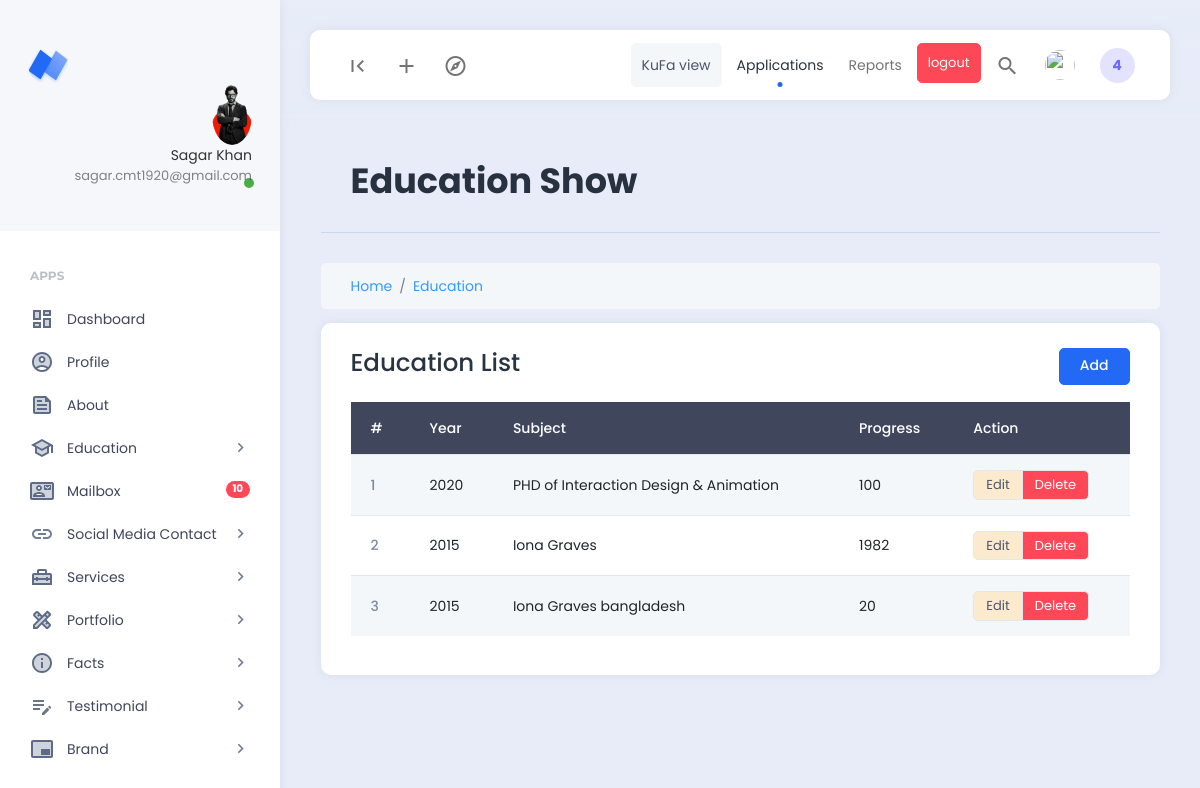
/dashboard/education_show.php (signed in), run on an earlier commit of the app's database.
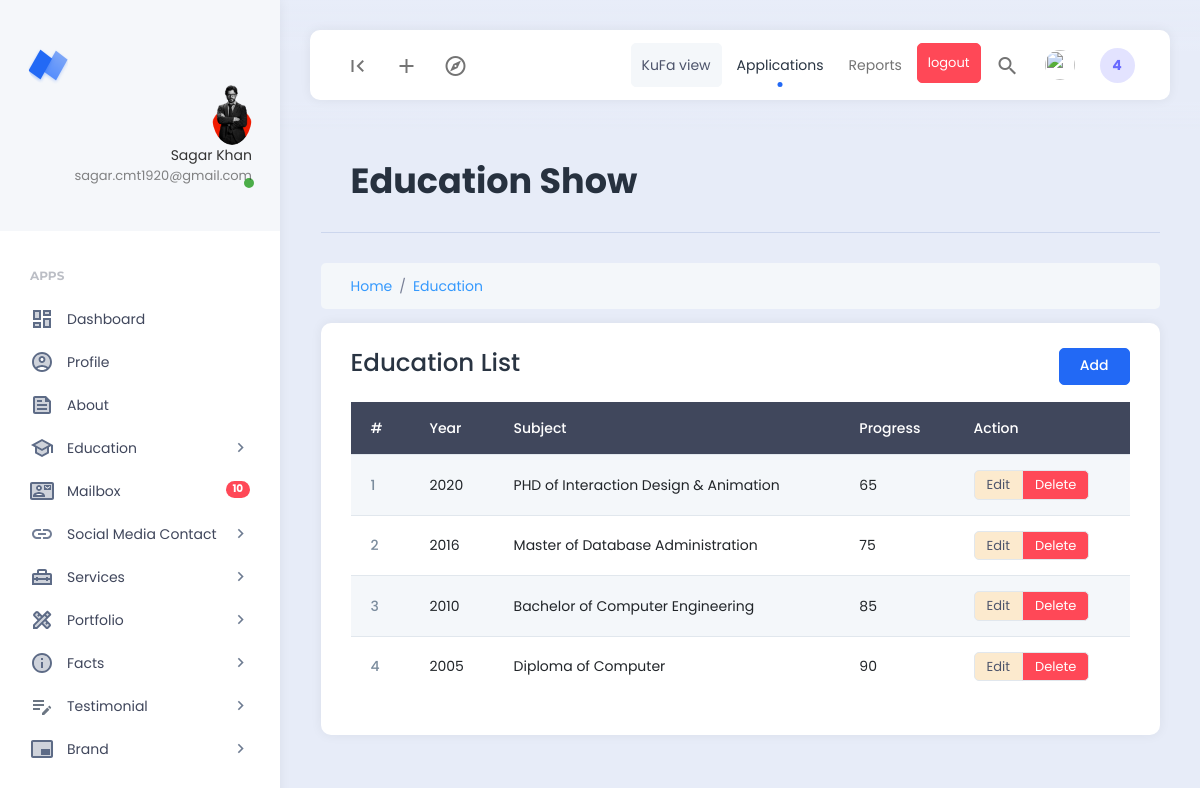
And on a later commit of the database.
### tables this page shows
CREATE TABLE `educations` (
  `id` int NOT NULL,
  `year` varchar(4) NOT NULL,
  `subject` varchar(200) NOT NULL,
  `progress` int NOT NULL
);

### dashboard/education_show.php (the view, shortened to what this page needs)
<?php
    include('./extends/header.php');
    include('../config/db.php');
    $select_education = "SELECT * FROM  educations";
    $educations = mysqli_query($db_connect,$select_education);
    $single_port = mysqli_fetch_assoc($educations);
    $serial = 0;
?>
<div class="row">
    <div class="col">
        <div class="page-description">
            <h1>Education Show</h1>
        </div>
    </div>
    <div class="col-12">
        <nav aria-label="breadcrumb">
            <ol class="breadcrumb breadcrumb-container">
                <li class="breadcrumb-item"><a href="#">Home</a></li>
                <li class="breadcrumb-item"><a href="#">Education</a></li>
            </ol>
        </nav>
    </div>
    <div class="col-12">
        <div class="card">
            <div class="card-header d-flex justify-content-between">
                <h3>Education List</h3>
                <a href="education_add.php" class="btn btn-primary">Add</a>
            </div>
            <div class="card-body" style="overflow-y: scroll;">
                <table class="table table-striped">
                    <thead class="table-dark">
                        <tr>
                            <th scope="col">#</th>
                            <th scope="col">Year</th>
                            <th scope="col">Subject</th>
                            <th scope="col">Progress</th>
                            <th scope="col">Action</th>
                        </tr>
                    </thead>
                    <tbody>
                        <?php if($single_port) :?>
                        <?php foreach($educations as $education) :?>
                        <tr>
                            <th scope="row" class="align-middle"><?= ++$serial ?></th>
                            <td class="align-middle"><?= $education['year'] ?></td>
                            <td class="align-middle"><?= $education['subject'] ?></td>
                            <td class="align-middle"><?= $education['progress'] ?></td>
                            <td class="align-middle">
                                <div class="btn-group">
                                    <a href="education_edit.php?edit_id=<?= $education['id'] ?>"
                                        class="btn btn-secondary btn-sm">Edit</a>
                                    <a href="education_post.php?delete_id=<?= $education['id'] ?>"
                                        class="btn btn-danger btn-sm">Delete</a>
                                </div>
                            </td>
                        </tr>
                        <?php endforeach; ?>
                        <?php else :?>
                        <tr>
                            <td colspan="6" class="text-center">No Data Found!</td>
                        </tr>
                        <?php endif;?>
                    </tbody>
                </table>
            </div>
        </div>
    </div>
</div>
<?php
include('./extends/footer.php')
?>

What changed in the data, as far as the page shows it:
removed educations: year "2020", subject "PHD of Interaction Design & Animation", progress "100"
removed educations: year "2015", subject "Iona Graves", progress "1982"
removed educations: year "2015", subject "Iona Graves bangladesh", progress "20"
added educations: year "2020", subject "PHD of Interaction Design & Animation", progress "65"
added educations: year "2016", subject "Master of Database Administration", progress "75"
added educations: year "2010", subject "Bachelor of Computer Engineering", progress "85"
added educations: year "2005", subject "Diploma of Computer", progress "90"
